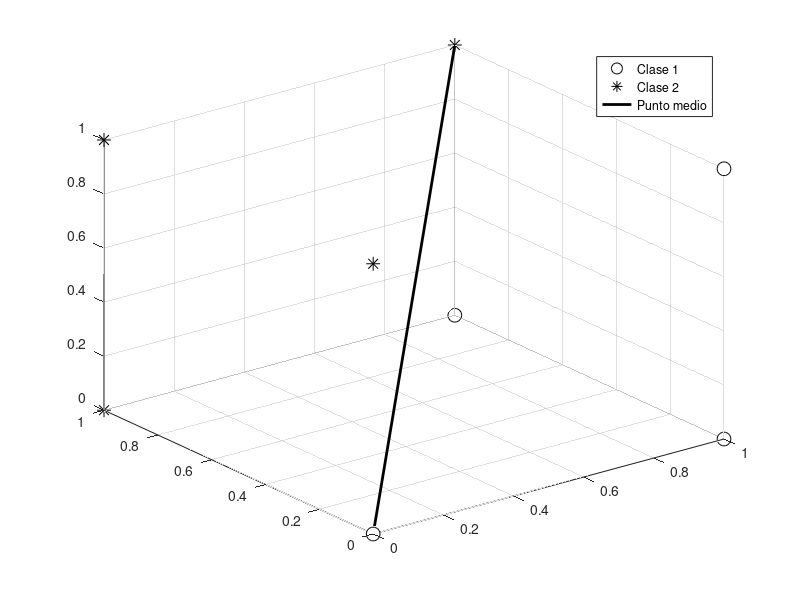

Here is the MATLAB script that generated this plot:
clc
clear all
close all
warning off all

c1=[0 1 1 1; 0 0 0 1; 0 0 1 0;];
c2=[0 0 0 1; 0 1 1 1; 1 0 1 1;];
x1 = [0 1];
y1 = [0 1];
z1 = [0 1];

inst1 = "Ingresa x: ";
x = input(inst1);
inst2 = "Ingresa y: ";
y = input(inst2);
inst3 = "Ingresa z: ";
z = input(inst3);

figure(2)

%plot3(desconocido(x,:),desconocido(y,:),desconocido(z,:), 'ro','MarkerSize',10,'MarkerFaceColor','r')
plot3(c1(1,:),c1(2,:),c1(3,:), 'ko','MarkerSize',10,'MarkerFaceColor','w')
grid on
hold on
plot3(c2(1,:),c2(2,:),c2(3,:), 'k*','MarkerSize',10,'MarkerFaceColor','k')
plot3(x1,y1,z1, 'k', 'LineWidth', 2);

legend('Clase 1','Clase 2','Punto medio')


desconocido = [x, y, z]

if (x > 1 || y > 1 || z > 1 || x < 0 || y < 0 || z < 0)
    disp('Vector invalido')
else
    media1=mean(c1,2)
    media2=mean(c2,2)

    dist1=norm(desconocido-media1)
    dist2=norm(desconocido-media2)

    dist_tot=[dist1 dist2]
    minimo=min(min(dist_tot))
    dato=find(dist_tot==minimo)

    fprintf('El valor desconocido pertenece a la clase %d\n',dato)
end